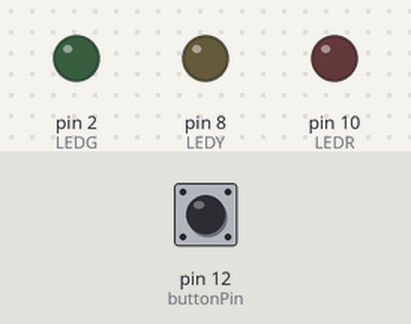
Bench run of a sketch on a simulated Arduino Uno, built with avr-gcc and run on an emulated ATmega328P. Shown: output pins drawn as LEDs (lit = HIGH). Inputs (shaded band) come from the test bench; at power-on: pin 12 (buttonPin) HIGH.

Above: at 1.2 s.
1.3 s: pin 12 (buttonPin) pulled LOW for 0.15 s
At 2.2 s:
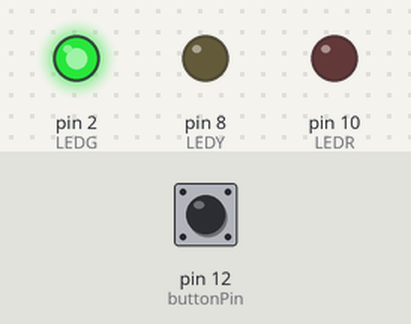
2.9 s: pin 12 (buttonPin) pulled LOW for 1 s
At 4.7 s:
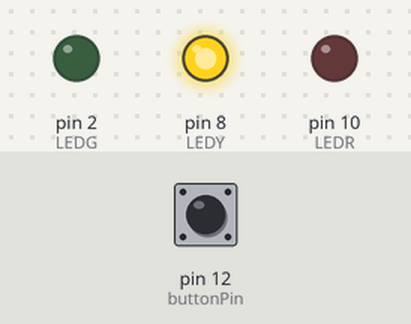
5.4 s: pin 12 (buttonPin) pulled LOW for 0.15 s
At 6.5 s:
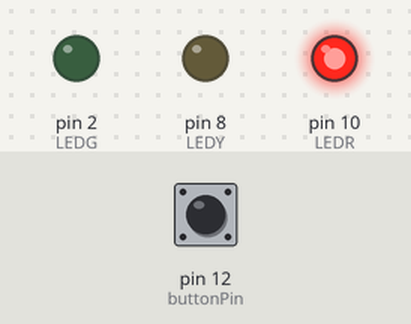
7.0 s: pin 12 (buttonPin) pulled LOW for 3.2 s
At 10.7 s:
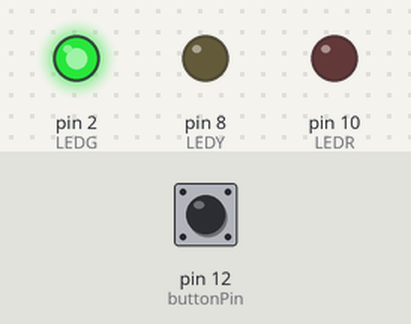
Timing chart, 0 to 12.2 s (numbered marks = the images above; inputs shaded):
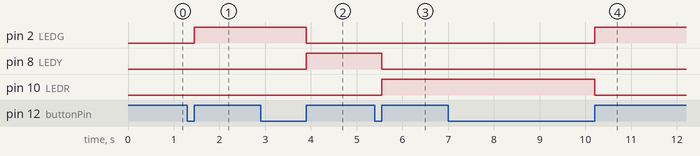

Measured:
- after the input at 1.3 s, pin 2 (LEDG): LOW → HIGH after 0.15 s
- after the input at 2.9 s, pin 2 (LEDG): HIGH → LOW after 1.0 s; pin 8 (LEDY): LOW → HIGH after 1.0 s
- after the input at 5.4 s, pin 8 (LEDY): HIGH → LOW after 0.15 s; pin 10 (LEDR): LOW → HIGH after 0.15 s
- after the input at 7.0 s, pin 2 (LEDG): LOW → HIGH after 3.2 s; pin 10 (LEDR): HIGH → LOW after 3.2 s

The sketch:

traffic-light-circut.ino
```cpp
int LEDR = 10;
int LEDY = 8;
int LEDG = 2;

int buttonPin = 12;
int buttonVal;
int oldVal = 1;

int tracker = 1;


void setup(){
  pinMode(LEDR, OUTPUT);
  pinMode(LEDY, OUTPUT);
  pinMode(LEDG, OUTPUT);
  pinMode(buttonPin, INPUT_PULLUP);
}

void loop(){
  buttonVal = digitalRead(buttonPin);
  if (buttonVal == 1 && oldVal == 0){
    if (tracker == 1){
      digitalWrite(LEDR, LOW);
      digitalWrite(LEDG, HIGH);
      tracker = 3;
    } else if (tracker == 3){
      digitalWrite(LEDG, LOW);
      digitalWrite(LEDY, HIGH);
      tracker = 2;
    } else if (tracker == 2){
      digitalWrite(LEDY, LOW);
      digitalWrite(LEDR, HIGH);
      tracker = 1;
    }
  }
  oldVal = buttonVal;
}
```
